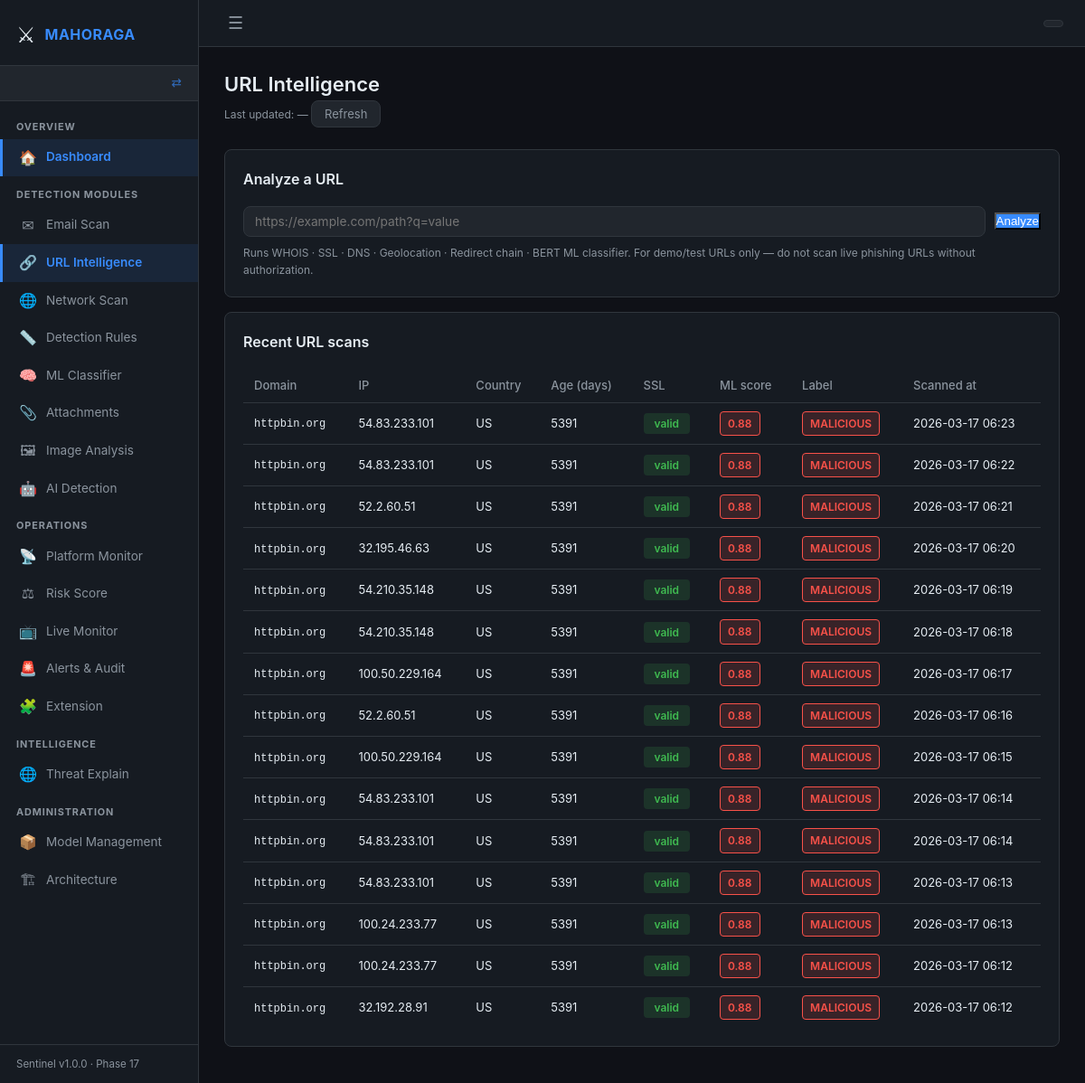
The page /url/intel on the database its author committed.
### backend/app/models.py (models this page shows)
class URLScan(db.Model):
    __tablename__ = "url_scans"
    id               = db.Column(db.Integer, primary_key=True)
    email_id         = db.Column(db.Integer, db.ForeignKey("email_scans.id"), nullable=True)
    raw_url          = db.Column(db.Text)
    normalized_url   = db.Column(db.Text)
    domain           = db.Column(db.String(255))
    ip_address       = db.Column(db.String(60))
    country          = db.Column(db.String(100))
    whois_data       = db.Column(db.Text)          # JSON string
    domain_age_days  = db.Column(db.Integer)
    ssl_valid        = db.Column(db.Boolean)
    ssl_issuer       = db.Column(db.String(255))
    redirect_chain   = db.Column(db.Text)          # JSON array of hop dicts
    ml_score         = db.Column(db.Float)         # 0.0 – 1.0 from BERT model
    rule_score       = db.Column(db.Float)         # score from rule engine
    final_label      = db.Column(db.String(20))    # BENIGN / SUSPICIOUS / MALICIOUS
    scanned_at       = db.Column(db.DateTime, default=datetime.utcnow)
    network_scans    = db.relationship("NetworkScan", backref="url_scan", lazy=True)

### backend/app/routes/url_intel.py (the view)
@url_intel_bp.route("/url/intel", methods=["GET"])
def url_intel_page():
    recent = (
        URLScan.query
        .order_by(URLScan.scanned_at.desc())
        .limit(15)
        .all()
    )
    return render_template("url_intel.html", recent_scans=recent)

### backend/app/routes/dashboard.py (called while the page is built, shortened)
def get_current_role() -> str:
    return session.get("role", "")

def get_sidebar_config():
    role = get_current_role()
    cfg  = ROLES.get(role, {})
    all_items = _all_sidebar_items()
    if cfg.get("allowed_prefixes") is None:
        return all_items   # admin sees everything

### frontend/templates/url_intel.html (shortened to what this page needs)
{% extends "base.html" %}
{% block content %}
<div class="page-header">
  <h1>URL Intelligence</h1>
  <span class="last-updated">
    Last updated: <span id="update-time">—</span>
  </span>
  <button class="btn-refresh" onclick="refreshHistory()">Refresh</button>
</div>
<div class="card">
  <h2>Analyze a URL</h2>
  <div class="url-input-row">
    <input type="text" id="url-input" placeholder="https://example.com/path?q=value"
           onkeydown="if(event.key==='Enter') submitUrl()">
    <button class="btn-primary" onclick="submitUrl()">Analyze</button>
  </div>
  <p class="hint">
    Runs WHOIS · SSL · DNS · Geolocation · Redirect chain · BERT ML classifier.
    For demo/test URLs only — do not scan live phishing URLs without authorization.
  </p>
</div>
<div class="card">
  <h2>Recent URL scans</h2>
  <table class="data-table">
    <thead>
      <tr>
        <th>Domain</th>
        <th>IP</th>
        <th>Country</th>
        <th>Age (days)</th>
        <th>SSL</th>
        <th>ML score</th>
        <th>Label</th>
        <th>Scanned at</th>
      </tr>
    </thead>
    <tbody id="history-table-body">
      {% for s in recent_scans %}
      <tr>
        <td class="truncate" title="{{ s.raw_url }}">
          <code>{{ s.domain }}</code>
        </td>
        <td>{{ s.ip_address or '—' }}</td>
        <td>{{ s.country or '—' }}</td>
        <td>
          {% if s.domain_age_days is not none %}
            <span class="{{ 'text-danger' if s.domain_age_days < 180 else '' }}">
              {{ s.domain_age_days }}
            </span>
          {% else %}—{% endif %}
        </td>
        <td>
          {% if s.ssl_valid %}
            <span class="auth-pill auth-pass">valid</span>
          {% else %}
            <span class="auth-pill auth-fail">invalid</span>
          {% endif %}
        </td>
        <td>
          <span class="score-pill score-{{ s.final_label | lower if s.final_label else 'unknown' }}">
            {{ '%.2f'|format(s.ml_score or 0) }}
          </span>
        </td>
        <td>
          <span class="label-badge label-{{ s.final_label | lower if s.final_label else 'unknown' }}">
            {{ s.final_label or '—' }}
          </span>
        </td>
        <td>{{ s.scanned_at.strftime('%Y-%m-%d %H:%M') if s.scanned_at else '—' }}</td>
      </tr>
      {% else %}
      <tr><td colspan="8" class="empty-state">No URL scans yet — enter a URL above</td></tr>
      {% endfor %}
    </tbody>
  </table>
</div>
{% endblock %}

### rows shown on the page
URLScan: domain "httpbin.org", ip_address "54.83.233.101", country "US", domain_age_days "5391", ssl_valid "valid", ml_score "0.88", final_label "MALICIOUS", scanned_at "2026-03-17 06:23"
URLScan: domain "httpbin.org", ip_address "54.83.233.101", country "US", domain_age_days "5391", ssl_valid "valid", ml_score "0.88", final_label "MALICIOUS", scanned_at "2026-03-17 06:22"
URLScan: domain "httpbin.org", ip_address "52.2.60.51", country "US", domain_age_days "5391", ssl_valid "valid", ml_score "0.88", final_label "MALICIOUS", scanned_at "2026-03-17 06:21"
URLScan: domain "httpbin.org", ip_address "32.195.46.63", country "US", domain_age_days "5391", ssl_valid "valid", ml_score "0.88", final_label "MALICIOUS", scanned_at "2026-03-17 06:20"
URLScan: domain "httpbin.org", ip_address "54.210.35.148", country "US", domain_age_days "5391", ssl_valid "valid", ml_score "0.88", final_label "MALICIOUS", scanned_at "2026-03-17 06:19"
URLScan: domain "httpbin.org", ip_address "54.210.35.148", country "US", domain_age_days "5391", ssl_valid "valid", ml_score "0.88", final_label "MALICIOUS", scanned_at "2026-03-17 06:18"
URLScan: domain "httpbin.org", ip_address "100.50.229.164", country "US", domain_age_days "5391", ssl_valid "valid", ml_score "0.88", final_label "MALICIOUS", scanned_at "2026-03-17 06:17"
URLScan: domain "httpbin.org", ip_address "52.2.60.51", country "US", domain_age_days "5391", ssl_valid "valid", ml_score "0.88", final_label "MALICIOUS", scanned_at "2026-03-17 06:16"
URLScan: domain "httpbin.org", ip_address "100.50.229.164", country "US", domain_age_days "5391", ssl_valid "valid", ml_score "0.88", final_label "MALICIOUS", scanned_at "2026-03-17 06:15"
URLScan: domain "httpbin.org", ip_address "54.83.233.101", country "US", domain_age_days "5391", ssl_valid "valid", ml_score "0.88", final_label "MALICIOUS", scanned_at "2026-03-17 06:14"
URLScan: domain "httpbin.org", ip_address "54.83.233.101", country "US", domain_age_days "5391", ssl_valid "valid", ml_score "0.88", final_label "MALICIOUS", scanned_at "2026-03-17 06:14"
URLScan: domain "httpbin.org", ip_address "54.83.233.101", country "US", domain_age_days "5391", ssl_valid "valid", ml_score "0.88", final_label "MALICIOUS", scanned_at "2026-03-17 06:13"
URLScan: domain "httpbin.org", ip_address "100.24.233.77", country "US", domain_age_days "5391", ssl_valid "valid", ml_score "0.88", final_label "MALICIOUS", scanned_at "2026-03-17 06:13"
URLScan: domain "httpbin.org", ip_address "100.24.233.77", country "US", domain_age_days "5391", ssl_valid "valid", ml_score "0.88", final_label "MALICIOUS", scanned_at "2026-03-17 06:12"
URLScan: domain "httpbin.org", ip_address "32.192.28.91", country "US", domain_age_days "5391", ssl_valid "valid", ml_score "0.88", final_label "MALICIOUS", scanned_at "2026-03-17 06:12"

### other values the page prints
{{ section.section }} "OVERVIEW" "DETECTION MODULES" "OPERATIONS" "INTELLIGENCE" "ADMINISTRATION"
{{ item.icon }} "🏠" "✉" "🔗" "🌐" "📏" "🧠" "📎" "🖼" "🤖" "📡" "⚖" "📺" "🚨" "🧩" "🌐" "📦" "🏗"
{{ item.label }} "Dashboard" "Email Scan" "URL Intelligence" "Network Scan" "Detection Rules" "ML Classifier" "Attachments" "Image Analysis" "AI Detection" "Platform Monitor" "Risk Score" "Live Monitor" "Alerts & Audit" "Extension" "Threat Explain" "Model Management" "Architecture"
